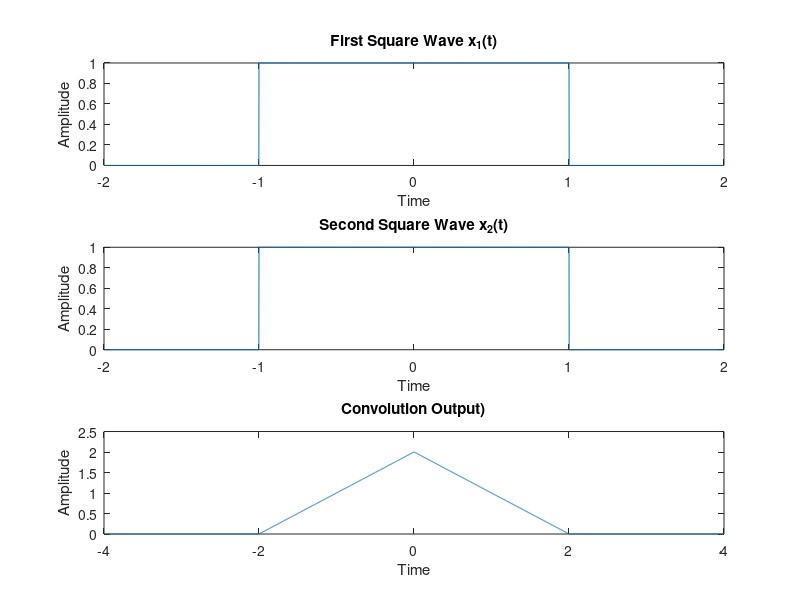

MATLAB code to generate this figure:
dt = 0.001;
t1 = -2:dt:2;
t2 = -2:dt:2;

x1 = double(t1 >= -1 & t1 <= 1); 
x2 = double(t2 >= -1 & t2 <= 1); 

y = conv(x1, x2)*dt; 

ty = (t1(1) + t2(1)):dt:(t1(end) + t2(end));

figure;
subplot(3,1,1);
plot(t1, x1);
title('First Square Wave x_1(t)');
xlabel("Time");
ylabel("Amplitude");
grid off;

subplot(3,1,2);
plot(t2, x2);
title('Second Square Wave x_2(t)');
xlabel("Time");
ylabel("Amplitude");
grid off;

subplot(3,1,3);
plot(ty, y);
title('Convolution Output)');
xlabel("Time");
ylabel("Amplitude");
grid off;
